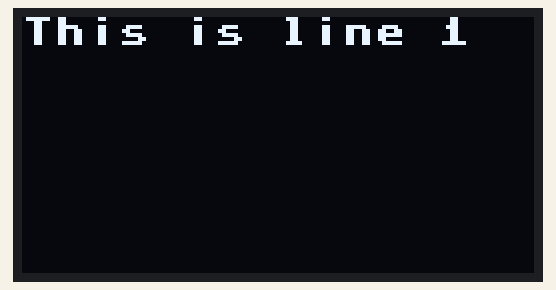
Recording of a program running on a simulated ESP32 board running MicroPython. Parts: 128×64 one-colour display. At 20.0 s the program stops and its outputs stay as they are.

Above: at 0.2 s.
At 2.66 s:
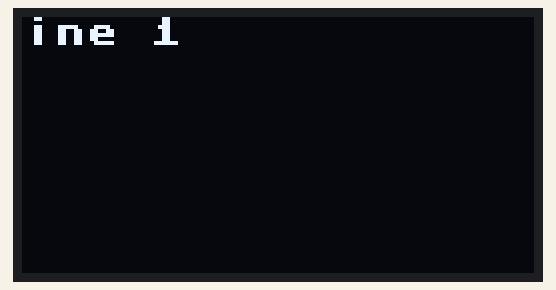
At 4.93 s:
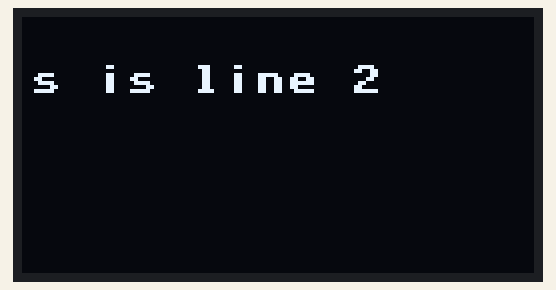
At 9.53 s:
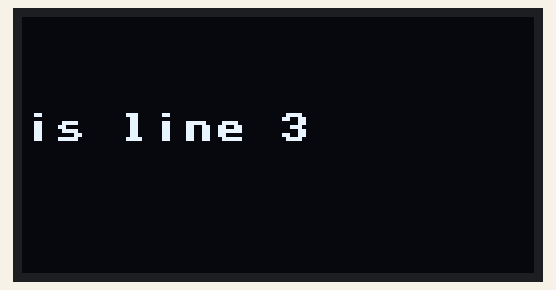
At 14.12 s:
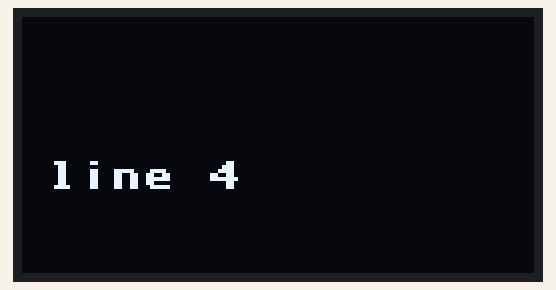
At 19.03 s:
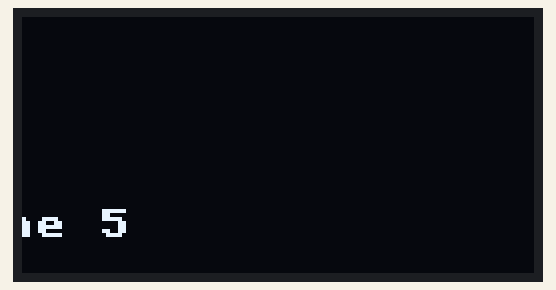

The program:

multiline_scroll_2.py
```python
from machine import Pin, I2C
import ssd1306
import time

# Function to scroll text
def scroll_text(display, text, y):
    for i in range(len(text) * 8):
        display.fill(0)
        display.text(text, -i, y, 1)
        display.show()
        time.sleep(0.01)

# Initialize I2C and SSD1306 display
i2c = I2C(sda=Pin(21), scl=Pin(22))
display = ssd1306.SSD1306_I2C(128, 64, i2c)

# Multiple lines of text
lines = [
    "This is line 1",
    "This is line 2",
    "This is line 3",
    "This is line 4",
    "This is line 5"
]

# Display and scroll each line
for i, line in enumerate(lines):
    scroll_text(display, line, i * 12)  # Offset each line vertically
    time.sleep(0.15)  # Pause between lines

# Clear the display
display.fill(0)
display.show()
```
